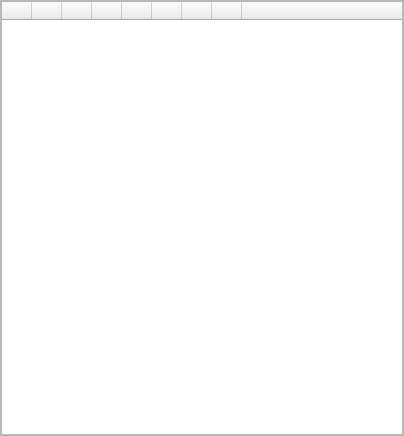
<?xml version="1.0" encoding="UTF-8"?>
<ui version="4.0">
 <class>Allys</class>
 <widget class="QFrame" name="Allys">
  <property name="geometry">
   <rect>
    <x>0</x>
    <y>0</y>
    <width>404</width>
    <height>436</height>
   </rect>
  </property>
  <property name="windowTitle">
   <string>Alliances</string>
  </property>
  <property name="frameShape">
   <enum>QFrame::StyledPanel</enum>
  </property>
  <property name="frameShadow">
   <enum>QFrame::Raised</enum>
  </property>
  <layout class="QVBoxLayout" name="verticalLayout">
   <property name="margin">
    <number>0</number>
   </property>
   <item>
    <widget class="QTableWidget" name="_tab">
     <property name="tabKeyNavigation">
      <bool>false</bool>
     </property>
     <property name="selectionMode">
      <enum>QAbstractItemView::ExtendedSelection</enum>
     </property>
     <property name="selectionBehavior">
      <enum>QAbstractItemView::SelectRows</enum>
     </property>
     <property name="sortingEnabled">
      <bool>true</bool>
     </property>
     <attribute name="horizontalHeaderDefaultSectionSize">
      <number>30</number>
     </attribute>
     <attribute name="horizontalHeaderMinimumSectionSize">
      <number>20</number>
     </attribute>
     <attribute name="horizontalHeaderStretchLastSection">
      <bool>true</bool>
     </attribute>
     <attribute name="verticalHeaderDefaultSectionSize">
      <number>20</number>
     </attribute>
     <column>
      <property name="text">
       <string/>
      </property>
      <property name="toolTip">
       <string>Color on map</string>
      </property>
     </column>
     <column>
      <property name="text">
       <string/>
      </property>
      <property name="toolTip">
       <string>Name of alliance</string>
      </property>
      <property name="icon">
       <iconset resource="grepotool.qrc">
        <normaloff>:/icons/bbcode_ally.png</normaloff>:/icons/bbcode_ally.png</iconset>
      </property>
     </column>
     <column>
      <property name="text">
       <string/>
      </property>
      <property name="toolTip">
       <string>Points</string>
      </property>
      <property name="icon">
       <iconset resource="grepotool.qrc">
        <normaloff>:/icons/points.png</normaloff>:/icons/points.png</iconset>
      </property>
     </column>
     <column>
      <property name="text">
       <string/>
      </property>
      <property name="toolTip">
       <string>Number of members</string>
      </property>
      <property name="icon">
       <iconset resource="grepotool.qrc">
        <normaloff>:/icons/player.png</normaloff>:/icons/player.png</iconset>
      </property>
     </column>
     <column>
      <property name="text">
       <string/>
      </property>
      <property name="toolTip">
       <string>Number of towns</string>
      </property>
      <property name="icon">
       <iconset resource="grepotool.qrc">
        <normaloff>:/icons/bbcode_town.png</normaloff>:/icons/bbcode_town.png</iconset>
      </property>
     </column>
     <column>
      <property name="text">
       <string/>
      </property>
      <property name="toolTip">
       <string>Attack bashpoints</string>
      </property>
      <property name="icon">
       <iconset resource="grepotool.qrc">
        <normaloff>:/icons/attsword.png</normaloff>:/icons/attsword.png</iconset>
      </property>
     </column>
     <column>
      <property name="text">
       <string/>
      </property>
      <property name="toolTip">
       <string>Defence bashpoints</string>
      </property>
      <property name="icon">
       <iconset resource="grepotool.qrc">
        <normaloff>:/icons/deffshield.png</normaloff>:/icons/deffshield.png</iconset>
      </property>
     </column>
     <column>
      <property name="text">
       <string/>
      </property>
      <property name="toolTip">
       <string>Total bashpoints</string>
      </property>
      <property name="icon">
       <iconset resource="grepotool.qrc">
        <normaloff>:/icons/bash_tot.png</normaloff>:/icons/bash_tot.png</iconset>
      </property>
     </column>
     <column>
      <property name="text">
       <string/>
      </property>
     </column>
    </widget>
   </item>
  </layout>
 </widget>
 <resources>
  <include location="grepotool.qrc"/>
 </resources>
 <connections/>
</ui>
